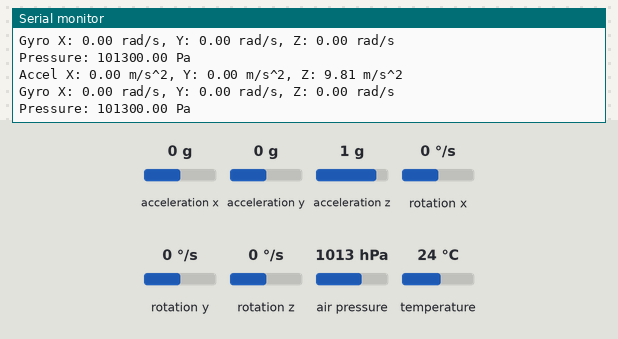
A sketch run on a simulated ESP32. Parts: the last lines printed to the serial monitor. Inputs (shaded band) come from the test bench; at power-on: acceleration x 0 g, acceleration y 0 g, acceleration z 1 g, rotation x 0 °/s, rotation y 0 °/s, rotation z 0 °/s, air pressure 1013 hPa, temperature 24 °C.

Above: at 1.8 s.
1.9 s: acceleration x set to -1.4 g
At 2.4 s:
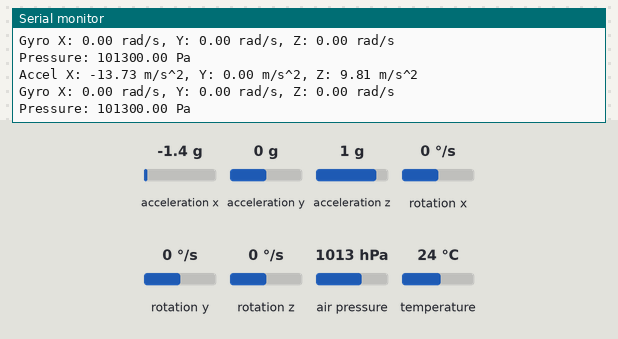
3.4 s: acceleration y set to -1.4 g
At 4.5 s:
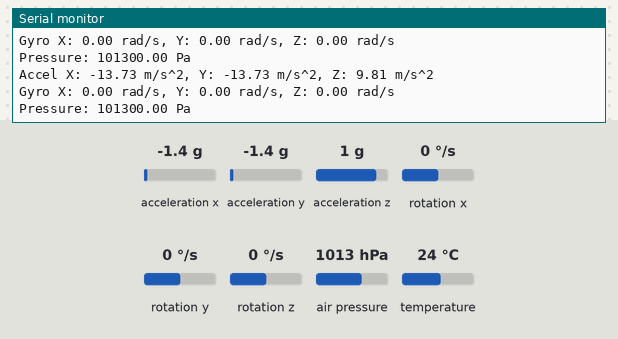
4.9 s: acceleration z set to -1.4 g
At 5.5 s:
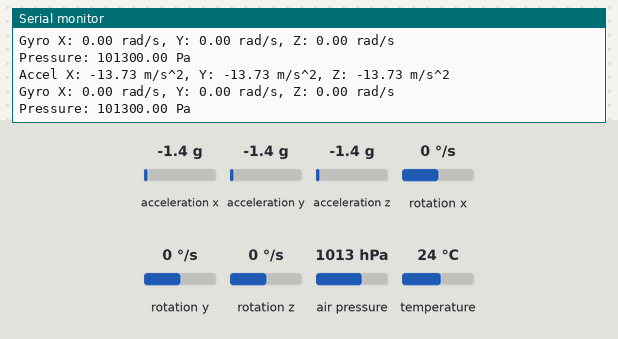
6.4 s: rotation x set to -192 °/s
At 7.6 s:
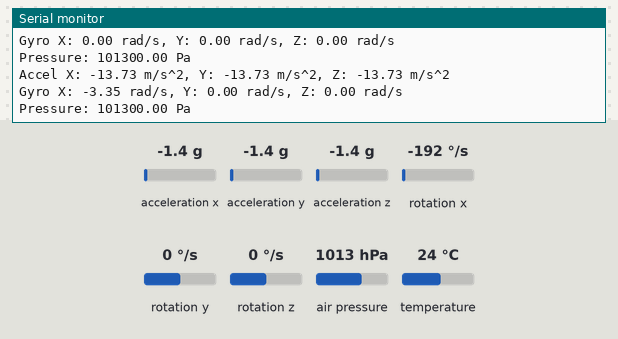
7.9 s: rotation y set to -192 °/s
At 8.7 s:
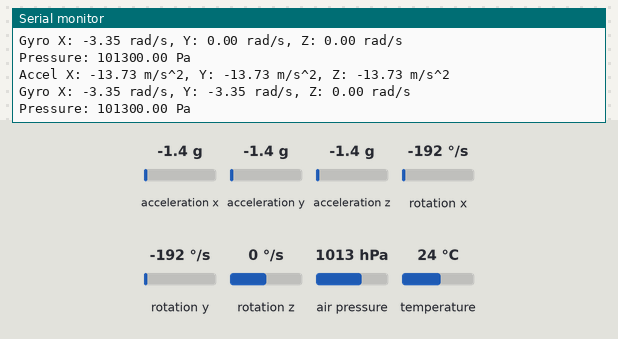

The sketch:

GY_91.ino
```cpp
#include <Wire.h>
#include <Adafruit_Sensor.h>
#include <Adafruit_MPU6050.h>
#include <Adafruit_BMP280.h>

// Create instances for MPU6050 (IMU) and BMP280 (barometric sensor)
Adafruit_MPU6050 mpu;
Adafruit_BMP280 bmp;

void setup() {
  Serial.begin(115200);
  while (!Serial); // Wait for Serial Monitor to open

  // Initialize MPU6050
  if (!mpu.begin()) {
    Serial.println("Failed to find MPU6050 chip!");
    while (1);
  }
  Serial.println("MPU6050 initialized successfully!");

  // Initialize BMP280
  if (!bmp.begin(0x76)) { // Default I2C address for BMP280
    Serial.println("Failed to find BMP280 sensor!");
    while (1);
  }
  Serial.println("BMP280 initialized successfully!");
}

void loop() {
  // Read accelerometer and gyroscope data
  sensors_event_t a, g, temp;
  mpu.getEvent(&a, &g, &temp);

  // Print accelerometer data
  Serial.print("Accel X: "); Serial.print(a.acceleration.x); Serial.print(" m/s^2, ");
  Serial.print("Y: "); Serial.print(a.acceleration.y); Serial.print(" m/s^2, ");
  Serial.print("Z: "); Serial.print(a.acceleration.z); Serial.println(" m/s^2");

  // Print gyroscope data
  Serial.print("Gyro X: "); Serial.print(g.gyro.x); Serial.print(" rad/s, ");
  Serial.print("Y: "); Serial.print(g.gyro.y); Serial.print(" rad/s, ");
  Serial.print("Z: "); Serial.print(g.gyro.z); Serial.println(" rad/s");

  // Read and print barometric pressure
  Serial.print("Pressure: "); Serial.print(bmp.readPressure()); Serial.println(" Pa");

  // Delay for readability
  delay(1000);
}
```

Measured:
- after the input at 1.9 s, the serial monitor: prints a new line after 0.12 s (image 1)
- after the input at 3.4 s, the serial monitor: prints a new line after 0.64 s (image 2)
- after the input at 4.9 s, the serial monitor: prints a new line after 0.14 s (image 3)
- after the input at 6.4 s, the serial monitor: prints a new line after 0.66 s (image 4)
- after the input at 7.9 s, the serial monitor: prints a new line after 0.17 s (image 5)
